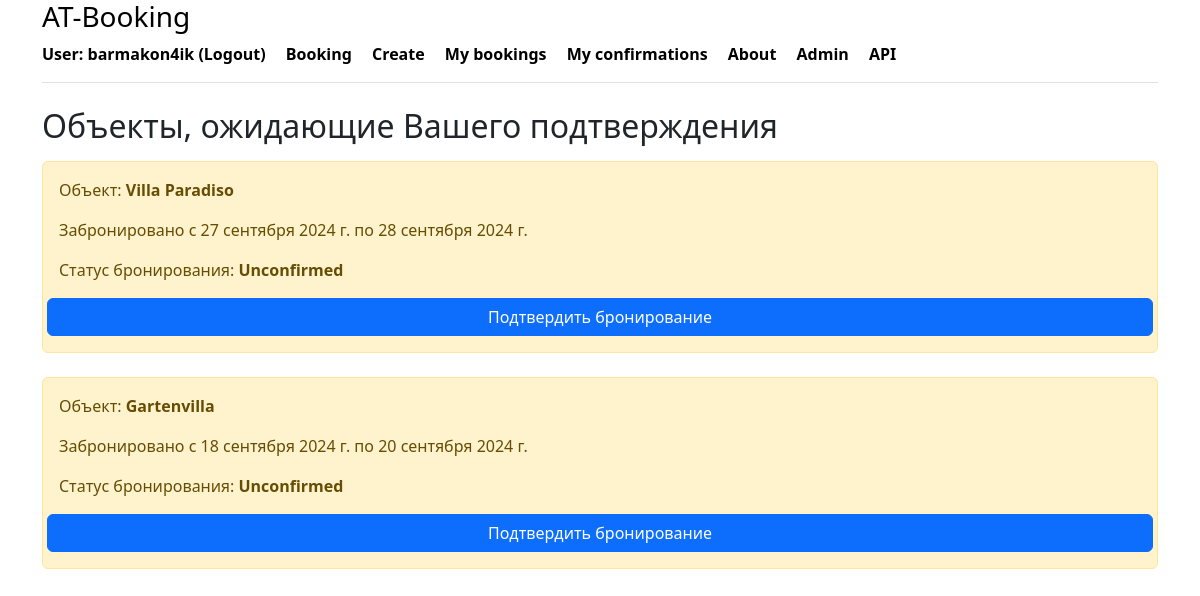
/my_confirmation/ (signed in), run on the app's committed database.
### booking/models.py (models this page shows, shortened)
class Booking(models.Model):
    class BookingStatus(models.TextChoices):
        CONFIRMED = 'CONFIRMED', _('Confirmed')
        PENDING = 'PENDING', _('Pending confirmation')
        CANCELED = 'CANCELED', _('Canceled')
        UNCONFIRMED = 'UNCONFIRMED', _('Unconfirmed')
    status = models.CharField(
        _('Status'),
        max_length=20,
        choices=BookingStatus.choices,
        default=BookingStatus.UNCONFIRMED
    ) # Статус бронирования
    owner = models.ForeignKey(
        User,
        on_delete=models.CASCADE,
        related_name='bookings'
    ) # Пользователь, который забронировал
    created_at = models.DateTimeField(
        auto_now_add=True
    ) # Дата создания бронирования
    date_from = models.DateField(
        _('Booking from'),
        null=True,
        blank=True) # Дата начала бронирования
    date_to = models.DateField(
        _('Booking to'),
        null=True,
        blank=True) # Дата окончания бронирования
    housing = models.ForeignKey(
        Housing,
        on_delete=models.CASCADE,
        related_name='bookings'
    )  # Жилье, которое было забронировано
    class Meta:
        verbose_name_plural = _('bookings')
        verbose_name = _('booking')
        indexes = [
            models.Index(fields=['status']),
            models.Index(fields=['date_from', 'date_to']),
        ]

class Housing(models.Model):
    class HousingType(models.TextChoices):
        APARTMENT = 'APARTMENT', 'Квартира'
        HOUSE = 'HOUSE', 'Дом'
        STUDIO = 'STUDIO', 'Студия'
        CASTLE = 'CASTLE', 'Замок'
        HOTEL = 'HOTEL', 'Гостиница'
        VILLA = 'VILLA', 'Вилла'
        COTTAGE = 'COTTAGE', 'Коттедж'
    name = models.CharField(_('Name of object'), max_length=100)
    type = models.CharField(
        _('Type of object'),
        max_length=20,
        choices=HousingType.choices,
        default=HousingType.APARTMENT
    )
    country = models.CharField(_('Country'), max_length=50)
    post_code = models.CharField(_('Postal code'), max_length=10)
    city = models.CharField(_('City'), max_length=50)
    street = models.CharField(_('Street'), max_length=50, null=True, blank=True)
    house_number = models.CharField(_('House number'), max_length=50, null=True, blank=True)
    rooms = models.IntegerField(_('Number of rooms'))
    description = models.TextField(_('Description'))
    price = models.DecimalField(_('Price'), max_digits=10, decimal_places=2)
    owner = models.ForeignKey(User, on_delete=models.CASCADE, related_name='owner_housings')
    is_visible = models.BooleanField(default=True)
    created_at = models.DateTimeField(auto_now_add=True)
    views = models.IntegerField(default=0)  # Поле для хранения количества просмотров
    class Meta:
        verbose_name_plural = _('housings')
        verbose_name = _('housing')
        indexes = [
            models.Index(fields=['type']),
            models.Index(fields=['price']),
        ]

### booking/views.py (the view)
# urls.py: path('my_confirmation/', my_confirmation, name='my_confirmation'),
@login_required
def my_confirmation(request):
    user = request.user
    if user.is_staff or user.is_superuser:
        bookings_status = Booking.objects.filter(status__in=['PENDING', 'UNCONFIRMED']).order_by('-created_at')
    else:
        bookings_status = Booking.objects.filter(
            housing__owner=user, status__in=['PENDING', 'UNCONFIRMED']
        ).order_by('-created_at')
    return render(request, 'booking/my_confirmation.html', {'bookings_status': bookings_status})

### booking/templates/booking/my_confirmation.html (shortened to what this page needs)
{% extends 'booking/base.html' %}
{% block content %}
    <h2>Объекты, ожидающие Вашего подтверждения</h2>
    {% if bookings_status %}
        <ul class="list-group">
            {% for booking_status in bookings_status %}
                <div class="alert alert-warning mt-2">
                        <p>Объект: <strong>{{ booking_status.housing.name }}</strong></p>
                        <p>Забронировано с {{ booking_status.date_from }} по {{ booking_status.date_to }}</p>
                        <p>Статус бронирования: <strong>{{ booking_status.get_status_display }}</strong></p>
                    <div class="row">
                        <a href="{% url 'change_booking_status' booking_status.id %}" class="btn btn-primary">Подтвердить бронирование</a>
                    </div>
                </div>
            {% endfor %}
        </ul>
    {% else %}
        <div class="alert alert-warning mt-2">
            <p>У вас нет объектов, ожидающих изменение статуса бронирования.</p>
        </div>
    {% endif %}
{% endblock %}

### booking/templates/booking/base.html (shortened to what this page needs)
<!DOCTYPE html>
<html lang="ru">
<head>
    <link rel="stylesheet" href="https://cdn.jsdelivr.net/npm/bootstrap@5.3.3/dist/css/bootstrap.min.css">
</head>
<body>
<div class="container">
   <div class="d-flex flex-column flex-md-row align-items-center pb-3 mb-4 border-bottom">
       <a href="/" class="d-flex align-items-center link-body-emphasis text-decoration-none">
        <strong>
          <a class="link-body-emphasis text-decoration-none" href="{% url 'index' %}"><h3>AT-Booking</h3></a>
               {% if user.is_authenticated %}
                   <a class="me-3 py-2 link-body-emphasis text-decoration-none" href="{% url 'logout' %}">User: {{ user.username }} (Logout) </a>
               {% else %}
                   <a class="me-3 py-2 link-body-emphasis text-decoration-none" href="{% url 'login' %}">Login</a>
               {% endif %}
               <a class="me-3 py-2 link-body-emphasis text-decoration-none" href="{% url 'housing_list' %}">Booking</a>
               <a class="me-3 py-2 link-body-emphasis text-decoration-none" href="{% url 'create' %}">Create</a>
               <a class="me-3 py-2 link-body-emphasis text-decoration-none" href="{% url 'my_bookings' %}">My bookings</a>
                <a class="me-3 py-2 link-body-emphasis text-decoration-none" href="{% url 'my_confirmation' %}">My confirmations</a>
                <a class="me-3 py-2 link-body-emphasis text-decoration-none" href="{% url 'about' %}">About</a>
            <a class="me-3 py-2 link-body-emphasis text-decoration-none" href="/admin/">Admin</a>
               <a class="me-3 py-2 link-body-emphasis text-decoration-none" href="/api/">API</a>
        </strong>
   </div>
</div>
<div class="container">
    {% block content %}{% endblock %}
</div>
</body>
</html>

### data on the page
Booking: housing.name "Villa Paradiso", date_from "27 сентября 2024 г.", date_to "28 сентября 2024 г.", status "Unconfirmed"
Booking: housing.name "Gartenvilla", date_from "18 сентября 2024 г.", date_to "20 сентября 2024 г.", status "Unconfirmed"

### other printed values
{{ user.username }} "barmakon4ik"
